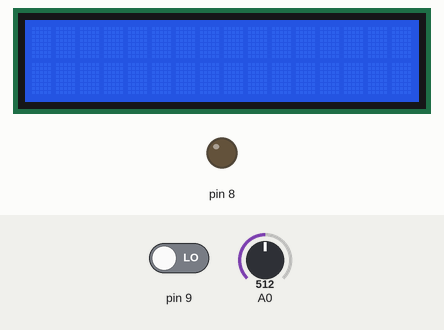
The sketch below on a simulated Arduino Uno, built with avr-gcc and run on an emulated ATmega328P. Parts: 16×2 character LCD, output pins drawn as LEDs (lit = HIGH). Dashed ring = blinking. The inputs (shaded band) are chosen by the test bench; at power-on: pin 9 LOW, A0 = 512.

Above: at 1.2 s.
1.3 s: pin 9 driven HIGH
At 1.35 s:
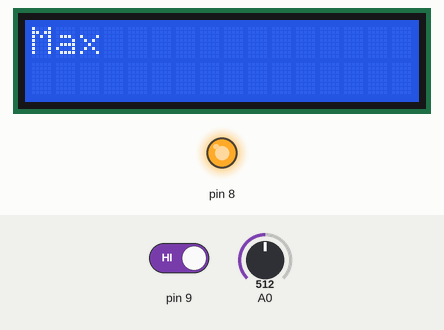
At 1.9 s:
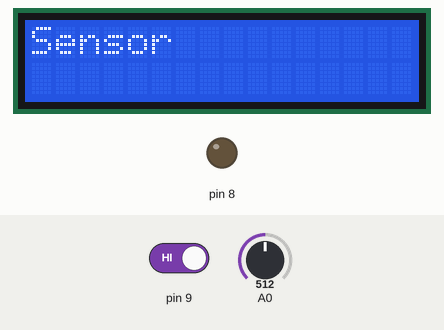
3.1 s: A0 set to 290
At 3.75 s:
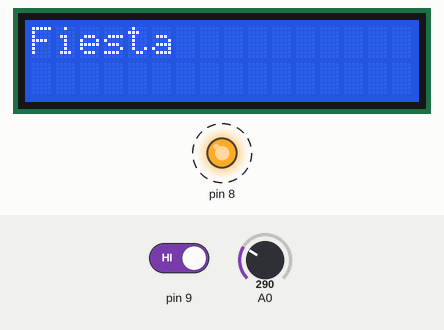
5.9 s: A0 set to 306
7.6 s: A0 set to 122
9.4 s: A0 set to 310
Timing chart, 0 to 13.4 s (numbered marks = the images above; inputs shaded):
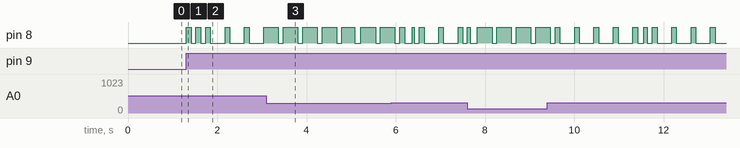

The sketch:

Illuminator.ino
```cpp
#include <LiquidCrystal.h>

int luz;
int modo;
int estadoBoton;
int estadoLeds;
bool encLeds;
LiquidCrystal lcd(2, 3, 4, 5, 6, 7);


class Componente {
public:
    void iniciar() {}
    void escribir() {}
    int leer() {}
};

class Led : public Componente {
public:
    void iniciar(){
      pinMode(8, OUTPUT);
    }

    void escribir(bool option){
        if (option){
        digitalWrite(8, HIGH);
        } else {
          digitalWrite(8, LOW);
        }
    }
};

class Sensor : public Componente {
public:
    int leer() {
      return analogRead(A0);
    }
};

class Pantalla : public Componente {
public:
    void iniciar(){
      lcd.begin(16, 2);
  }

    void escribir(int option){
      lcd.clear();
        lcd.setCursor(0, 0);
        switch (option){
      case 0:
            lcd.print("Min");
            break;
            case 1:
              lcd.print("Max");
              break;
            case 2:
              lcd.print("Sensor");
              break;
            case 3:
              lcd.print("Fiesta");
              break;
        }
    }
};

class Boton : public Componente {
public:
    void iniciar(){
      pinMode(9, INPUT);
    }

    int leer() {
      return digitalRead(9);
    }
};


Led leds;
Pantalla pantalla;
Sensor sensor;
Boton boton;

void cambiarModo(){
    modo = ((modo + 1) % 4);
  pantalla.escribir(modo);
}

void setup() {
    Serial.begin(9600);
    leds.iniciar();
    pantalla.iniciar();
    boton.iniciar();
    modo = 0;
    estadoBoton = 0;
    estadoLeds = 0;
    encLeds = false;
}

void loop() {
    if (estadoBoton > 0){
      estadoBoton -= 5;
    } else if (boton.leer() == HIGH){
      estadoBoton = 100;
        cambiarModo();
    }

    if (modo == 2){
      luz = sensor.leer();
        if (luz < 300){
        leds.escribir(true);
        } else {
          leds.escribir(false);
        }
    } else if (modo == 0){
      leds.escribir(false);
    } else if (modo == 1){
      leds.escribir(true);
    } else if (modo == 3){
        if (estadoLeds > 0){
      estadoLeds -= 5;
      } else if (encLeds){
        estadoLeds = 300;
            encLeds = false;
            leds.escribir(false);
        } else {
            estadoLeds = 300;
            encLeds = true;
          leds.escribir(true);
        }
    }

    delay(5);
}
```

Measured:
- after the input at 1.3 s, pin 8: goes HIGH 0.11 s, LOW 0.11 s, HIGH 0.11 s, LOW 0.11 s, 3 × (HIGH 0.11 s, LOW 0.33 s), then HIGH, starting at once; the display: changes at once (image 1)
